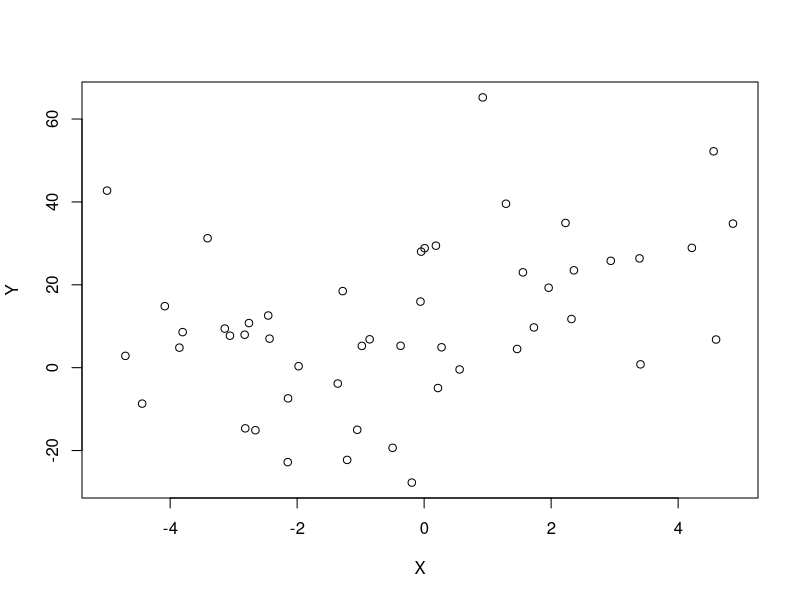

Generate this figure with R: (Note: a time limit stopped this script after it produced the figure.)
## ---- chunk 1
knitr::opts_chunk$set(cache=FALSE, echo = TRUE, tidy=TRUE, tidy.opts=list(blank=FALSE, width.cutoff=50), out.width='\\maxwidth')
options(width=50)
# Installation des packages si nécessaire et chargement
Library <- function(Packages) {
  InstallAndLoad <- function(Package) {
    if (!Package %in% installed.packages()[, 1]) {install.packages(Package, repos="https://cran.rstudio.com/")}
    require(Package, character.only = TRUE)
  }
  invisible(sapply(Packages, InstallAndLoad))
}
# Ajouter les packages nécessaires ici
Library(c("kableExtra", "tidyverse"))
## ---- chunk 2
# Paramètres
a <- 10
b <- 2
sigma <- 20
n <- 50
# Données
X <- runif(n, min=-5, max=5)
Y <- a + b*X + rnorm(n, 0, sigma)
## ---- chunk 3
plot(Y~X)
## ---- chunk 4
ll_Y_theta <- function(Y, X, theta){
  a <- theta[1]
  b <- theta[2]
  sigma <- theta[3]
  # Valeur prédite par le modèle
  prediction <- a + b*X
  # Log-vraisemblance de chaque valeur de y
  single_likelihoods <- dnorm(Y, mean = prediction, sd = sigma, log = TRUE)
  # Possibilité de NaN si sd proposé négatif par exemple
  ll <- sum(single_likelihoods)
  # Vraisemblance nulle dans ce cas
  if (is.na(ll)) ll <- -Inf
  return (ll)
}
## ---- chunk 5
ll_prior <- function(theta){
  a <- theta[1]
  b <- theta[2]
  sigma <- theta[3]
  # Log-vraisemblance de chaque paramètre dans sa loi a priori
  a_prior <- dunif(a, min=-100, max=100, log=TRUE)
  b_prior <- dunif(b, min=-100, max=100, log=TRUE)
  sigma_prior <- dunif(sigma, min=0, max=30, log=TRUE)
  return(a_prior + b_prior + sigma_prior)
}
## ---- chunk 6
ll_posterior <- function(Y, X, theta){
  return (ll_Y_theta(Y, X, theta) + ll_prior(theta))
}
## ---- chunk 7
proposal <- function(theta, sigma_prop){
  return(rnorm(length(theta) , mean = theta, sd = sigma_prop))
}
## ---- chunk 8
MetropolisMCMC <- function(Y, X, sigma_prop, theta_0, iterations){
  # Stockage. Chaque ligne du tableau contient une itération ; les colonnes contiennent theta
  chain <- matrix(nrow = iterations+1, ncol = length(theta_0))
  # Noms des paramètres
  colnames(chain) <- names(theta_0)
  # Stockage des vraisemblances
  ll_data <- numeric(length = iterations+1)
  # Valeurs initiales
  chain[1, ] <- theta_0
  ll_data[1] <- ll_Y_theta(Y, X, theta_0)
  # Initialisation d'une barre de progression
  pgb <- txtProgressBar(min=0, max=iterations)
  # Chaîne de Markov
  for (i in 1:iterations){
    # Proposition d'une valeur de theta
    theta_proposal <- proposal(chain[i,], sigma_prop)
    # Rapport de vraisemblance entre la proposition et la valeur précédente de theta
    l_ratio <- exp(ll_posterior(Y, X, theta_proposal) - ll_posterior(Y, X, chain[i, ]))
    # Acceptation ou non
    if (runif(1) < l_ratio) {
      chain[i+1, ] <- theta_proposal
    } else {
      chain[i+1, ] <- chain[i, ]
    }
    # Enregistrement de la vraisemblance de Y sachant theta
    ll_data[i+1] <- ll_Y_theta(Y, X, chain[i+1, ])
    setTxtProgressBar(pgb, i)
  }
  # Retour d'un tableau complet: theta et vraisemblance
  return(cbind(chain, LogVraisemblance = ll_data))
}
## ---- chunk 9
# Nombre de pas de la chaîne
iterations <- 1E6
# Ecart-type de la marche aléatoire (pour chaque paramètre)
sigma_prop <- c(1, 1, 2)
# Valeur initiale des paramètres
theta_0 <- c(runif(2, min=-100, max=100), runif(1, min=0, max=30))
names(theta_0) <- c("Intercept", "Pente", "EcartType")
# Lancement de la chaîne de Markov
chain <- MetropolisMCMC(Y, X, sigma_prop, theta_0, iterations)
## ---- chunk 10
# Evolution de la vraisemblance
par(mfrow = c(1,2))
plot(chain[, length(theta_0)+1], type="l", main="Evolution de la vraisemblance", xlab="Pas", ylab="log Vraisemblance")
burn_in <- 1E4
plot(chain[-(1:burn_in), length(theta_0)+1], type="l", main="Après convergence", xlab="Pas", ylab="log Vraisemblace")
# Taux d'acceptation de la chaine de Markov
(acceptance <- 1-mean(duplicated(chain[-(1:burn_in),])))
## ---- chunk 11
par(mfrow = c(1, length(theta_0)))
for (i in 1:length(theta_0)){
  Titre <- paste("Distribution de", names(theta_0)[i])
  Mediane <- format(median(chain[-(1:burn_in), i]), digits = 4)
  hist(chain[-(1:burn_in), i], xlab=paste("Mediane :", Mediane),  main=Titre)
  abline(v=Mediane, col="red")
}
## ---- chunk 12
acf(chain[-(1:burn_in), -ncol(chain)], lag.max=100)
## ---- chunk 13
# Distribution a posteriori. Elimination du prechauffage et de la vraisemblance, éclaircie.
posterior <- chain[-(1:burn_in), -ncol(chain)][seq(1, iterations-burn_in, by=50), ]
## ---- chunk 14
par(mfrow = c(1, length(theta_0)))
for (i in 1:length(theta_0)){
  Titre <- paste("Distribution de", names(theta_0)[i])
  Mediane <- format(median(posterior[, i]), digits = 4)
  hist(posterior[, i], xlab=paste("Mediane :", Mediane),  main=Titre)
  abline(v=Mediane, col="red")
}
## ---- chunk 15
summary(flm <- lm(Y ~ X))
## ---- chunk 16
cor(posterior)
